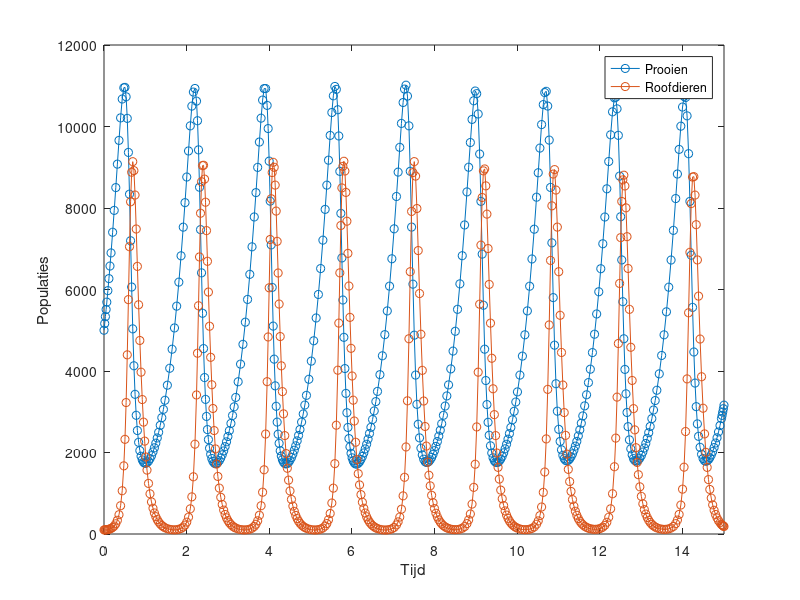

Reproduce this figure in MATLAB.
clear, close all

% Beginvoorwaarden
K_1 = 2;
K_2 = 10;
C = 0.001;
D = 0.002;
% Variabelen klaar maken voor ode45
t=[0;15];
f = @(t,P) [K_1.*P(1)-C.*P(1).*P(2) ; -K_2.*P(2)+D.*P(1).*P(2)];
y = [5000;100];


ode45(f,t,y)
legend('Prooien','Roofdieren')
xlabel('Tijd'), ylabel('Populaties')
%De grafiek toont de (vrij logische) relatie tussen prooi- en roofdieren.
%We zien ook een periodisch verband, het aantal roofdieren zal natuurlijk
%het aantal prooidieren volgen (veel eten -> aangroei, weinig eten ->
%dalende populatie). Wanneer na verloop van tijd het aantal prooien laag is
%en de roofdieren ook sterk verminderd zijn (omwille van voedsel tekorten)
%kunnen de prooidieren terug ten volle kweken door de verminderde gevaren
%van roofdieren. Zo word de cyclus in stand gehouden!
